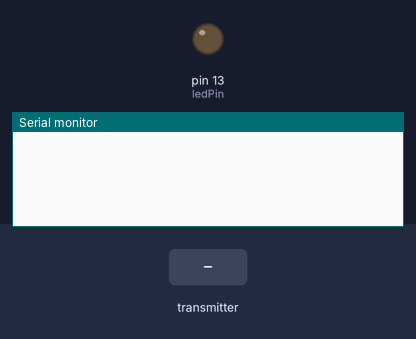
The sketch below on a simulated Arduino Uno, built with avr-gcc and run on an emulated ATmega328P. On the bench: output pins drawn as LEDs (lit = HIGH), the last lines printed to the serial monitor. Inputs (shaded band) come from the test bench. No radio packets arrive unless stated.

Above: at 1.2 s.
1.3 s: the transmitter starts sending buf = 0
At 1.46 s:
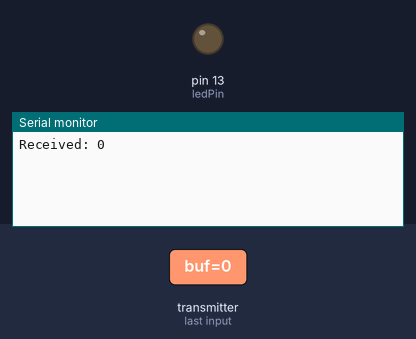
3.2 s: the transmitter starts sending buf = 64
At 3.36 s:
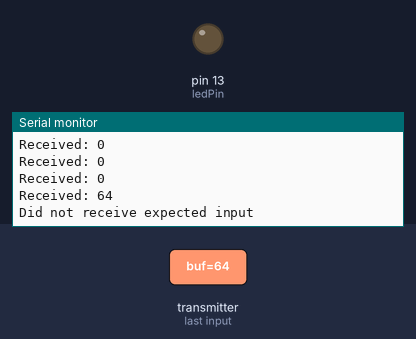

Measured:
- after the input at 1.3 s, the serial monitor: prints a new line at once (image 1)
- after the input at 3.2 s, the serial monitor: prints a new line at once (image 2)

The sketch:

blink_rx.ino
```cpp
#define ledPin 13
#include <RH_ASK.h>
#include <SPI.h>

RH_ASK rfRx;

void setup() {
  pinMode(ledPin, OUTPUT);
  Serial.begin(9600);
  rfRx.init();
}

void loop() {
  byte buf;
  byte buflen = sizeof(byte);
  if (rfRx.recv((byte*) &buf, &buflen)) {
    Serial.print("Received: ");
    Serial.println(buf);
    if (buf == 1) digitalWrite(ledPin, HIGH);
    else if (buf == 0) digitalWrite(ledPin, LOW);
    else {
      Serial.println("Did not receive expected input");
    }
  }

}
```
